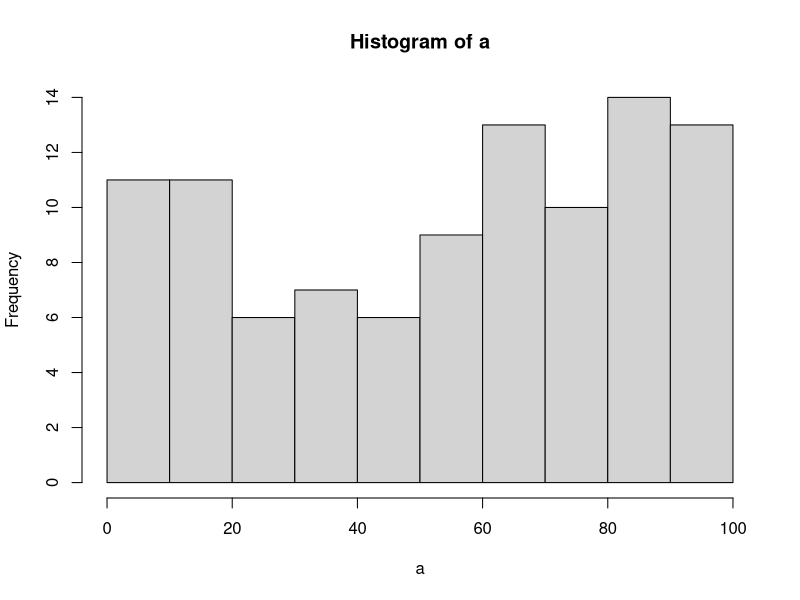

Source code (R):
## ---- chunk 1
knitr::opts_chunk$set(message=FALSE,warning=FALSE, cache=TRUE)
## ---- chunk 2
for(i in 1:100)
  if(i%%3==0){
    print("Fizz")}
  if(i%%5==0){
  print( "Buzz" )}
  if(i%%3==0 && i%%5==0){
  print( "FizzBuzz" )}
## ---- chunk 3
Sent<-" Here I am doing harder problems"
table(unlist(strsplit(Sent,split="")))
## ---- chunk 4
a<-runif(100,0,100)
hist(a)
## ---- chunk 5
e<-c(2,3,1,5,6,8)
e*3
## ---- chunk 6
Alpha <- c("A","B","C","D","E")
NewA <- unique(Alpha)
sampleA<- sample(NewA)
encryption_key <- data.frame(NewA,sampleA)

encrypt_numbers <-function(input_sequence,key){
  encrypted_sequence<-c()
  for(i in 1:length(input_sequence)){
    original_number <- input_sequence[i]
    new_number <- key[key$numbers==original_number,]$scrambled_numbers
    encrypted_sequence[i] <- new_number
  }
  return(encrypted_sequence)
}

encrypt_numbers(Alpha,encryption_key)
